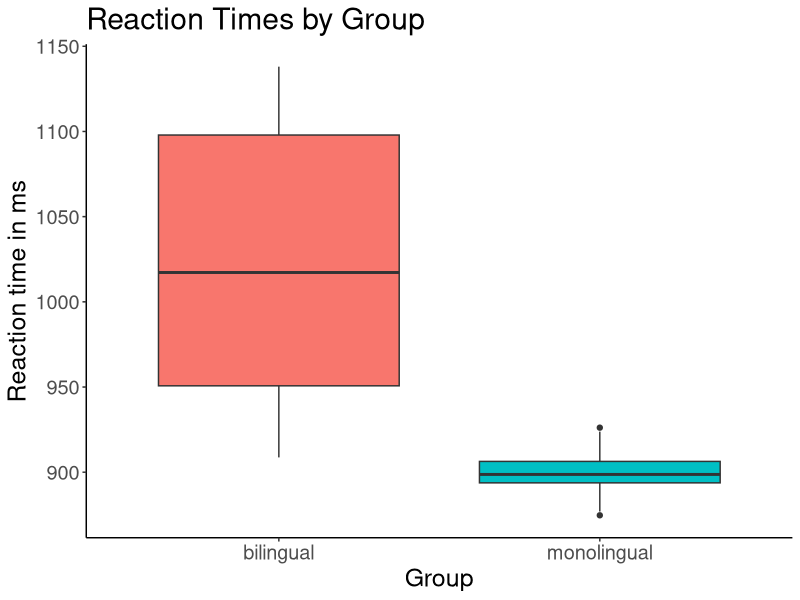
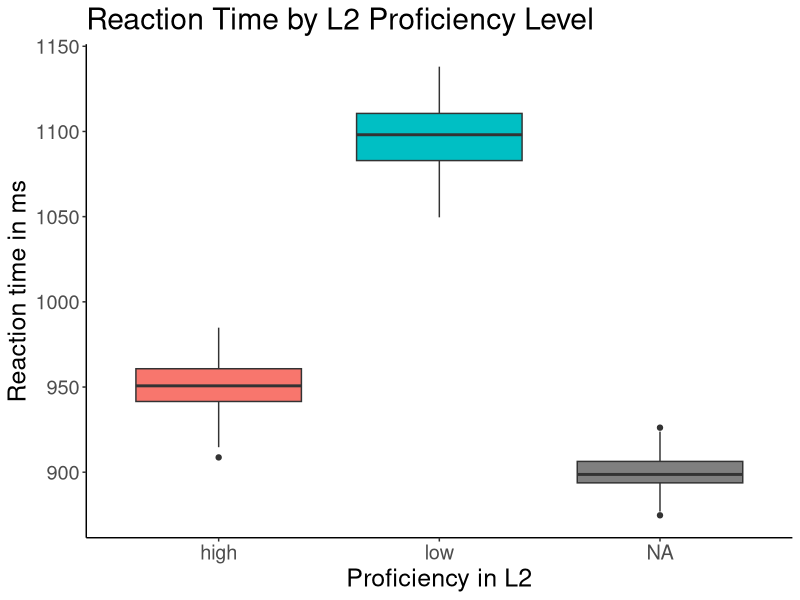
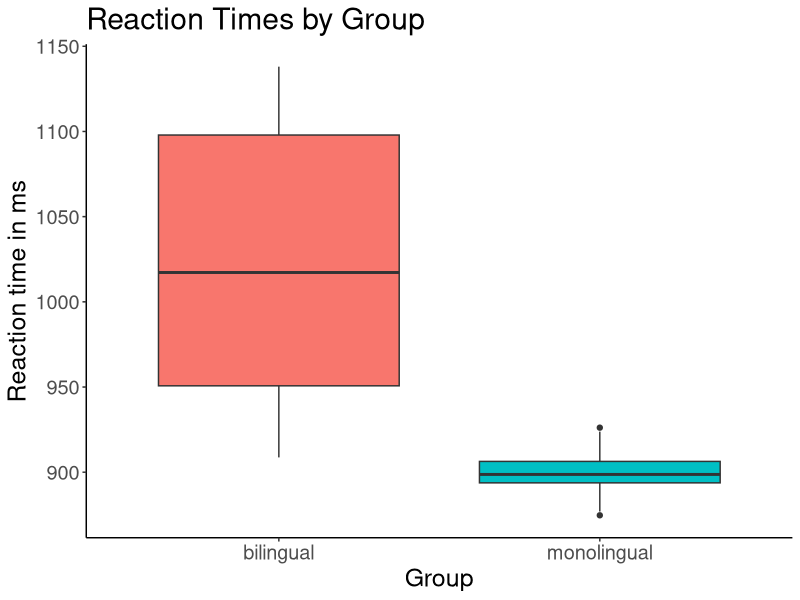
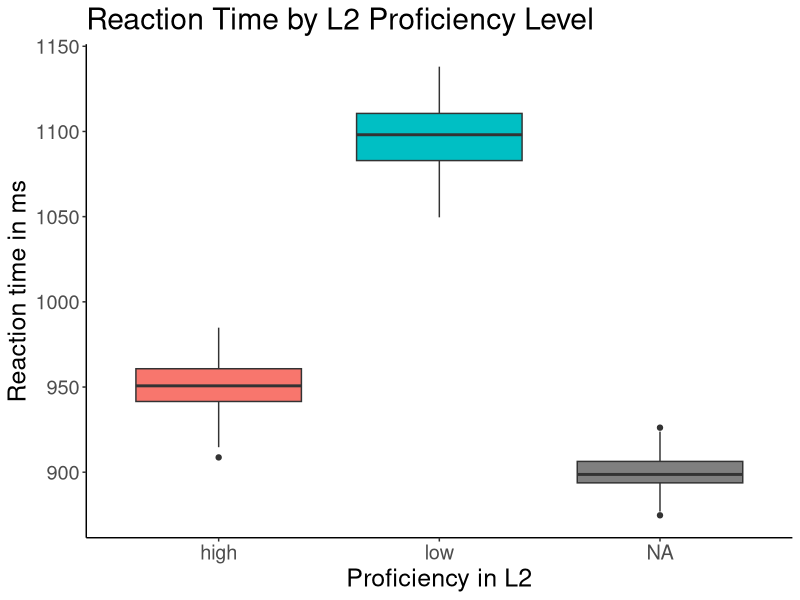

Recreate these plots in R, in order.
# Load up library packages
library(dplyr)
library(ggplot2)

# Read Data
# Set our new working directory to the current folder
setwd("C:/Users/nade/Desktop/Data Analysis R")
# Read in data as table from txt format
dt <- read.table("data/rcourse_lesson1_data.txt", header = T, sep = "\t")

# To examine data
# dim() tells the number of rows and columns in the data
dim(dt)
# head() shows the first few rows of the data
head(dt)
# tail() prints the last few rows of the data
tail(dt)
# xtabs() gives the data points in a given level of variable
xtabs(~group, dt)

# Now use dplyr package to create sub-data frame, which inlcudes only the
# bilinguals
# We name it as data_bl
# Now subset out bilingual
# %>% is the pipe in dplyr package
data_bl <- dt %>% filter(group == "bilingual")
# Now we can check the subset data using the same functions
dim(data_bl)
head(data_bl)
tail(data_bl)
xtabs(~group, data_bl)

# To make a figure
# making a boxplot of reaction times separated by our two groups
### FIGURES BY GROUP
dt.plot <- ggplot(dt, aes(x = group, y = rt)) + geom_boxplot(aes(fill = group)) +
  ggtitle("Reaction Times by Group") +
  xlab("Group") + ylab("Reaction time in ms") +
  theme_classic() + theme(text = element_text(size = 18), title = element_text(size=18),
                          legend.position = "none")
dt.plot
# After that, we want to save the figures into the folder
# We first use the pdf() function and specify the root folder
# followed by the name
pdf("figures/dt_boxplot.pdf")
dt.plot # execute once more the plot
dev.off() # device off to close the graphics device pdf() function

### WITHIN BILINGUAL GROUP
### MAKE A PLOT OF FIGURE
dt.plot2 <- ggplot(dt, aes(x = type, y = rt)) + geom_boxplot(aes(fill=type)) +
  ggtitle("Reaction Time by L2 Proficiency Level") + xlab("Proficiency in L2") +
  ylab("Reaction time in ms") + theme_classic() +
  theme(text = element_text(size=18), title = element_text(size=18), legend.position = "none")
dt.plot2
# SAVE TO PDF
pdf("figures/lesson1_second_boxplot.pdf")
dt.plot2
dev.off()


